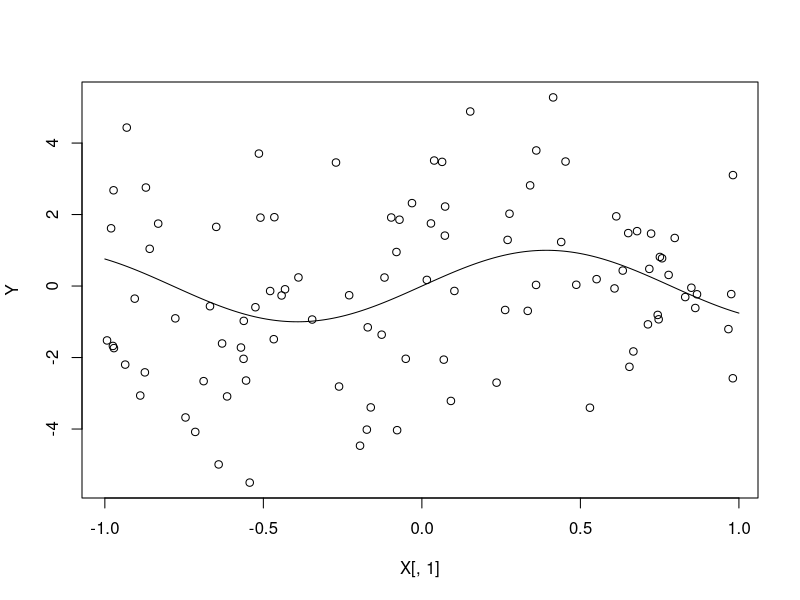
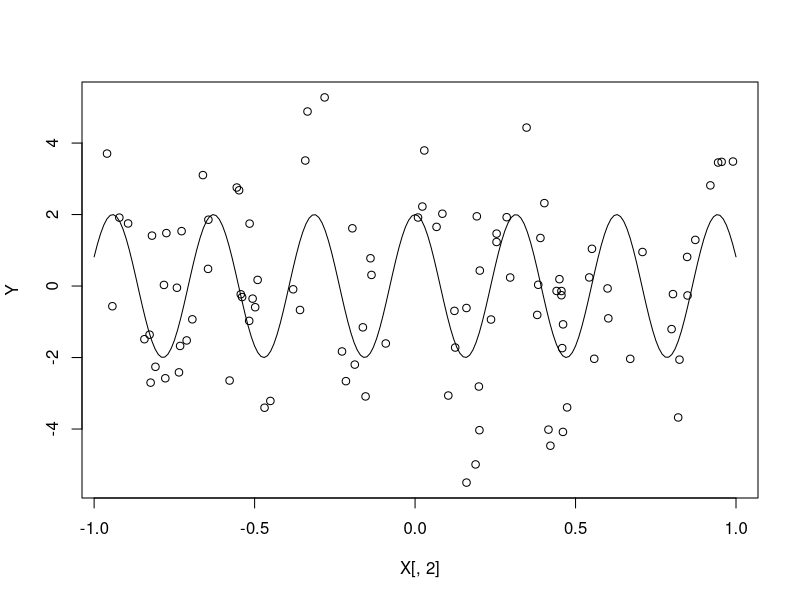
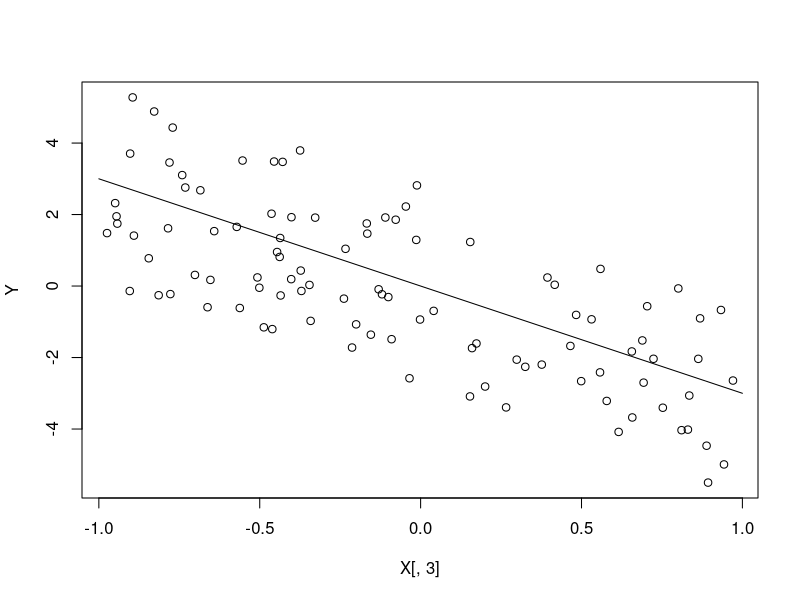

These figures' R source, in order:
# Selection methods ------------------------------------------------------------
# Hold out (single split)
hold.out.select <- function(X_est, y_est, X_eval, y_eval, model1, model2){
  # model 1
  f_hat1 <- model1(X_est, y_est)
  y_hat1 <- predict(f_hat1, X_eval)
  CV1 <- sum((y_eval - y_hat1)^2)
  # model 2
  f_hat2 <- model2(X_est, y_est)
  y_hat2 <- predict(f_hat2, X_eval)
  CV2 <- sum((y_eval - y_hat2)^2)
  
  return(ifelse(CV1 <= CV2, 1, 0))
}


# CV with voting
CV.v.selection <- function(X, y, model1, model2, n_est){
  n <- length(y)
  subsets <- combn(n, n_est)
  size <- choose(n, n_est)
  votes <- c()
  for (i in 1:size) {
    # Split
    est_indices <- set[, i]
    eval_indices <- setdiff(1:n, set[, i])
    X_est <- X[est_indices, ]
    y_est <- y[est_indices]
    X_eval <- X[eval_indices, ]
    y_eval <- y[eval_indices]
    # Compute and vote
    tao <- hold.out.selection(X_est, y_est, X_eval, y_eval, model1, model2)
    votes <- c(votes, tao)
  }
  
  return(ifelse(mean(votes)>=0.5, 1, 0))
}


# CV with averaging (delete-n_eval)
CV.a.selection <- function(X, y, model1, model2, n_eval){
  n <- length(y)
  subsets <- combn(n, n_eval)
  size <- choose(n, n_eval)
  CV1_losses <- c()
  CV2_losses <- c()
  for (i in 1:size) {
    # Split
    eval_indices <- set[, i]
    est_indices <- setdiff(1:n, set[, i])
    X_est <- X[est_indices, ]
    y_est <- y[est_indices]
    X_eval <- X[eval_indices, ]
    y_eval <- y[eval_indices]
    # Compute losses
    # model 1
    f_hat1 <- model1(X_est, y_est)
    y_hat1 <- predict(f_hat1, X_eval)
    CV1 <- sum((y_eval - y_hat1)^2)
    CV1_losses <- c(CV1_losses, CV_1)
    # model 2
    f_hat2 <- model2(X_est, y_est)
    y_hat2 <- predict(f_hat2, X_eval)
    CV2 <- sum((y_eval - y_hat2)^2)
    CV2_losses <- c(CV2_losses, CV_2)
  }
  L1 <- mean(CV1_losses)
  L2 <- mean(CV2_losses)
  
  return(ifelse(L1 <= L2, 1, 0))
}

# Models for testing -----------------------------------------------------------

KernelRegression <- function(X, y, K, h){
  den <- function(x, h){ TBD }
  reg <- function(x, h){ TBD }
  model <- list(f_hat = f_hat, density = den, kernel = K, h = h, X = X, y = y)
  class(model) <- "KernelRegression"
}

LinearRegression <- function(X, y) {
  beta <- solve(t(X) %*% X, t(X) %*% y) 
  model <- list(coefficients = beta, X = X, y = y)
  class(model) <- "LinearRegression"  # Assign a class
  return(model)
}

predict.KernelRegression <- function(object, x_new, ...) {
  if (ncol(X_new) != nrow(object$coefficients)) {
    stop("Mismatch in number of predictors")
  }
  predictions <- TBD
  return(predictions)
}

predict.LinearRegression <- function(object, X_new, ...) {
  if (ncol(X_new) != nrow(object$coefficients)) {
    stop("Mismatch in number of predictors")
  }
  
  predictions <- X_new %*% object$coefficients
  return(predictions)
}

# Experiment 1: Nonparametric vs linear model ----------------------------------

n <- 100
p <- 3
sigma.sq <- 0.001
f <- function(X){
  z <- sin(4*X[, 1]) + 2 * cos(20*X[, 2]) - 3*X[, 3]
  return(z)
}
X <- matrix(runif(n*p, min = -1, max = 1), ncol = p)
e <- rnorm(n, 0, sigma.sq)
Y <- f(X) + e

plot(Y~X[,1])
points((sin(4*seq(-1, 1, by=0.01)))~seq(-1, 1, by=0.01), type="l")
plot(Y~X[,2])
points((2*cos(20*seq(-1, 1, by=0.01)))~seq(-1, 1, by=0.01), type="l")
plot(Y~X[,3])
points((-3*seq(-1, 1, by=0.01))~seq(-1, 1, by=0.01), type="l")











